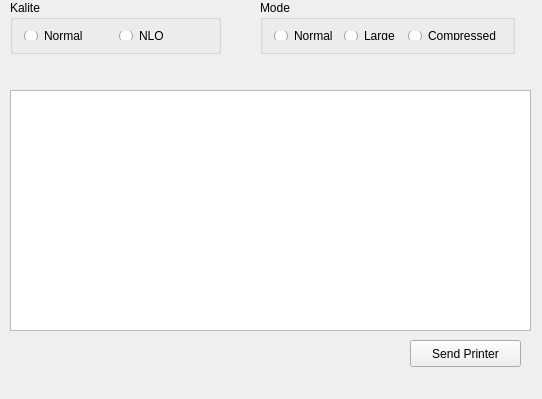
<?xml version="1.0" encoding="UTF-8"?>
<ui version="4.0">
 <class>PRINTER_TEST</class>
 <widget class="QWidget" name="PRINTER_TEST">
  <property name="geometry">
   <rect>
    <x>0</x>
    <y>0</y>
    <width>542</width>
    <height>399</height>
   </rect>
  </property>
  <property name="windowTitle">
   <string>PRINTER_TEST</string>
  </property>
  <widget class="QPushButton" name="pushButton_send">
   <property name="geometry">
    <rect>
     <x>410</x>
     <y>340</y>
     <width>111</width>
     <height>27</height>
    </rect>
   </property>
   <property name="text">
    <string>Send Printer</string>
   </property>
  </widget>
  <widget class="QTextEdit" name="textEdit">
   <property name="geometry">
    <rect>
     <x>10</x>
     <y>90</y>
     <width>521</width>
     <height>241</height>
    </rect>
   </property>
  </widget>
  <widget class="QGroupBox" name="groupBox">
   <property name="geometry">
    <rect>
     <x>10</x>
     <y>0</y>
     <width>211</width>
     <height>54</height>
    </rect>
   </property>
   <property name="title">
    <string>Kalite</string>
   </property>
   <layout class="QGridLayout" name="gridLayout">
    <item row="0" column="0">
     <widget class="QRadioButton" name="radioButton_normal_quality">
      <property name="text">
       <string>Normal</string>
      </property>
     </widget>
    </item>
    <item row="0" column="1">
     <widget class="QRadioButton" name="radioButton_nlq_quality">
      <property name="text">
       <string>NLQ</string>
      </property>
     </widget>
    </item>
   </layout>
  </widget>
  <widget class="QGroupBox" name="groupBox_2">
   <property name="geometry">
    <rect>
     <x>260</x>
     <y>0</y>
     <width>255</width>
     <height>54</height>
    </rect>
   </property>
   <property name="title">
    <string>Mode</string>
   </property>
   <layout class="QGridLayout" name="gridLayout_2">
    <item row="0" column="0">
     <widget class="QRadioButton" name="radioButton_normal">
      <property name="text">
       <string>Normal</string>
      </property>
     </widget>
    </item>
    <item row="0" column="1">
     <widget class="QRadioButton" name="radioButton_large">
      <property name="text">
       <string>Large</string>
      </property>
     </widget>
    </item>
    <item row="0" column="2">
     <widget class="QRadioButton" name="radioButton_compressed">
      <property name="text">
       <string>Compressed</string>
      </property>
     </widget>
    </item>
   </layout>
  </widget>
 </widget>
 <layoutdefault spacing="6" margin="11"/>
 <resources/>
 <connections/>
</ui>
